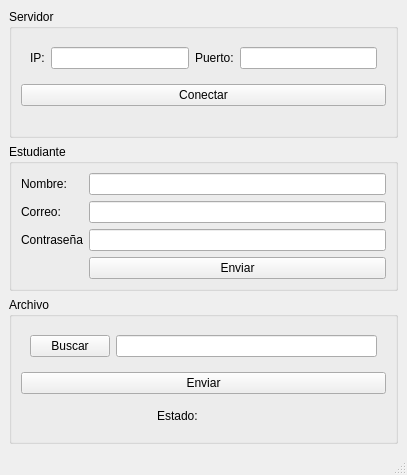
<?xml version="1.0" encoding="UTF-8"?>
<ui version="4.0">
 <class>MainWindow</class>
 <widget class="QMainWindow" name="MainWindow">
  <property name="geometry">
   <rect>
    <x>0</x>
    <y>0</y>
    <width>407</width>
    <height>472</height>
   </rect>
  </property>
  <property name="baseSize">
   <size>
    <width>0</width>
    <height>0</height>
   </size>
  </property>
  <property name="windowTitle">
   <string>Cliente Félix Godoy Martínez</string>
  </property>
  <widget class="QWidget" name="centralwidget">
   <layout class="QVBoxLayout" name="verticalLayout">
    <item>
     <widget class="QGroupBox" name="groupBox_server">
      <property name="title">
       <string>Servidor</string>
      </property>
      <layout class="QVBoxLayout" name="verticalLayout_2">
       <item>
        <widget class="QWidget" name="widget_server" native="true">
         <layout class="QHBoxLayout" name="horizontalLayout">
          <item>
           <widget class="QLabel" name="label_ip">
            <property name="text">
             <string>IP:</string>
            </property>
           </widget>
          </item>
          <item>
           <widget class="QLineEdit" name="lineEdit_ip"/>
          </item>
          <item>
           <widget class="QLabel" name="label_port">
            <property name="text">
             <string>Puerto:</string>
            </property>
           </widget>
          </item>
          <item>
           <widget class="QLineEdit" name="lineEdit_port"/>
          </item>
         </layout>
        </widget>
       </item>
       <item>
        <widget class="QPushButton" name="pushButton_connect">
         <property name="text">
          <string>Conectar</string>
         </property>
        </widget>
       </item>
       <item>
        <widget class="QLabel" name="label_connection">
         <property name="text">
          <string/>
         </property>
         <property name="alignment">
          <set>Qt::AlignRight|Qt::AlignTrailing|Qt::AlignVCenter</set>
         </property>
        </widget>
       </item>
      </layout>
     </widget>
    </item>
    <item>
     <widget class="QGroupBox" name="groupBox_student">
      <property name="title">
       <string>Estudiante</string>
      </property>
      <layout class="QFormLayout" name="formLayout_2">
       <item row="0" column="0">
        <widget class="QLabel" name="label_name">
         <property name="text">
          <string>Nombre:</string>
         </property>
        </widget>
       </item>
       <item row="0" column="1">
        <widget class="QLineEdit" name="lineEdit_name"/>
       </item>
       <item row="1" column="0">
        <widget class="QLabel" name="label_email">
         <property name="text">
          <string>Correo:</string>
         </property>
        </widget>
       </item>
       <item row="1" column="1">
        <widget class="QLineEdit" name="lineEdit_email"/>
       </item>
       <item row="2" column="0">
        <widget class="QLabel" name="label_password">
         <property name="text">
          <string>Contraseña</string>
         </property>
        </widget>
       </item>
       <item row="2" column="1">
        <widget class="QLineEdit" name="lineEdit_password"/>
       </item>
       <item row="3" column="1">
        <widget class="QPushButton" name="pushButton_send_student">
         <property name="text">
          <string>Enviar</string>
         </property>
        </widget>
       </item>
      </layout>
     </widget>
    </item>
    <item>
     <widget class="QGroupBox" name="groupBox_file">
      <property name="title">
       <string>Archivo</string>
      </property>
      <layout class="QVBoxLayout" name="verticalLayout_3">
       <item>
        <widget class="QWidget" name="widget_search_file" native="true">
         <layout class="QHBoxLayout" name="horizontalLayout_2">
          <item>
           <widget class="QPushButton" name="pushButton_search">
            <property name="text">
             <string>Buscar</string>
            </property>
           </widget>
          </item>
          <item>
           <widget class="QLineEdit" name="lineEdit_file"/>
          </item>
         </layout>
        </widget>
       </item>
       <item>
        <widget class="QPushButton" name="pushButton_send_file">
         <property name="text">
          <string>Enviar</string>
         </property>
        </widget>
       </item>
       <item>
        <widget class="QWidget" name="widget_state" native="true">
         <layout class="QHBoxLayout" name="horizontalLayout_3">
          <item>
           <widget class="QLabel" name="label">
            <property name="text">
             <string>Estado: </string>
            </property>
            <property name="alignment">
             <set>Qt::AlignRight|Qt::AlignTrailing|Qt::AlignVCenter</set>
            </property>
           </widget>
          </item>
          <item>
           <widget class="QLabel" name="label_state">
            <property name="text">
             <string/>
            </property>
            <property name="alignment">
             <set>Qt::AlignLeading|Qt::AlignLeft|Qt::AlignVCenter</set>
            </property>
           </widget>
          </item>
         </layout>
        </widget>
       </item>
      </layout>
     </widget>
    </item>
   </layout>
  </widget>
  <widget class="QMenuBar" name="menubar">
   <property name="geometry">
    <rect>
     <x>0</x>
     <y>0</y>
     <width>407</width>
     <height>22</height>
    </rect>
   </property>
  </widget>
  <widget class="QStatusBar" name="statusbar"/>
 </widget>
 <resources/>
 <connections/>
</ui>
